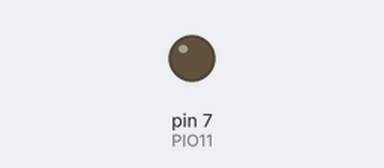
A sketch run on a simulated Arduino Uno, built with avr-gcc and run on an emulated ATmega328P. On the bench: output pins drawn as LEDs (lit = HIGH). The modem accepts every AT command (registered, SIM ready, sends succeed) and sends nothing else; pins used as bus, display or sensor lines are not drawn; what the sketch prints to the serial monitor is not drawn.

Above: at 0.1 s.
At 0.6 s:
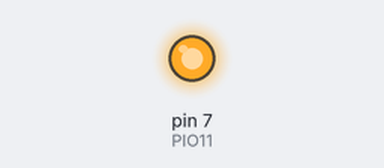
Timing chart, 0 to 23.7 s (numbered marks = the images above):
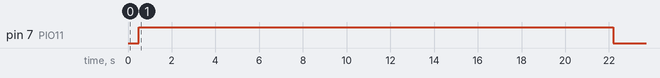

The sketch:

bluetoothOBD.ino
```cpp
/*AT
OK
AT+CMODE=0
OK
AT+ROLE=1
OK
AT+INIT
OK
AT+INQ
+INQ:4D65:4D:CA6612,5A0204,7FFF
OK
AT+BIND=4D65,4D,CA6612
OK
AT+PAIR=4D65,4D,CA6612,30
OK*/
/* AT+BAUD1-------1200
    AT+BAUD2-------2400
    AT+BAUD3-------4800
    AT+BAUD4-------9600 - Default for hc-06
    AT+BAUD5------19200
    AT+BAUD6------38400
    AT+BAUD7------57600 - Johnny-five speed
    AT+BAUD8-----115200
    AT+BAUD9-----230400
    AT+BAUDA-----460800
    AT+BAUDB-----921600
    AT+BAUDC----1382400 */
#include "Arduino.h"
#include <SoftwareSerial.h>
#include <avr/io.h>
#define Rx 5                //Arduino pin connected to Tx of HC-05
#define Tx 6               //Arduino pin connected to Rx of HC-05
#define Reset 9              //Arduino pin connected to Reset of HC-05 (reset with LOW)
#define PIO11 7             //Arduino pin connected to PI011 of HC-05 (enter AT Mode with HIGH)
// Swap RX/TX connections on bluetooth chip

#define Sendcommand 0
#define setMask 1
#define getresponse 2
#define show 3
#define extract1 4
 int state= 0;
boolean  bt_error_flag=false;
void sendATCommand(String command);
void enterATMode();
void resetBT();
void enterComMode();
void setupBlueToothConnection();
char* readResponse();
SoftwareSerial blueToothSerial(Rx, Tx); // RX, TX

void setupOBD2();
//#define mac "1014,05,220194"
#define mac "000D, 18, 3A6789" //"1014,05,220194" 0004,3E,315B53 "0D,18,3A6789" A4DB,30,F0DFCD

volatile char* R;

static char response[20];
int n=0;
char speed[3];
char odo[7];
char d3[3];
char d4[3];
char d5[3];
int flag=1;
int i=0;
volatile char hastighed=0;
unsigned int km;
void setup()
{

pinMode(Rx, INPUT);
   pinMode(Tx, OUTPUT);
   pinMode(PIO11, OUTPUT);
   pinMode(Reset, OUTPUT);

   digitalWrite(PIO11, LOW);    //Set HC-05 to Com mode
   digitalWrite(Reset, HIGH);   //HC-05 no Reset

 blueToothSerial.begin(38400);
  Serial.begin(115200);
while (!Serial) {
	; // wait for serial port to connect. Needed for Leonardo only
}
Serial.println("Starting config");

setupBlueToothConnection();
setupOBD2();
}

void waitForResponse() {
	delay(1009);
//while (!blueToothSerial.available());

	while (blueToothSerial.available()) {
	//	Serial.write(blueToothSerial.read());

	int c=blueToothSerial.read();
	}
	Serial.write("\n");


}

char* readResponse() {
	delay(1009);
	static char buffer[70];
	//while (!blueToothSerial.available());
	delay(100);
	while (blueToothSerial.available()) {
		buffer[i]=blueToothSerial.read();
		i++;

		delay(100);
		//int c=blueToothSerial.read();
	}

   for(int i=0; i<20; i++){

	Serial.write(buffer[i]);
   }


	delay(100);
	return buffer;
}
void loop()
{

switch(state) {
	case Sendcommand :
							blueToothSerial.write("atcra412\r");
							waitForResponse();
							blueToothSerial.write("atma\r");


							while (!(blueToothSerial.available()));
							state =getresponse;
							break;


	case getresponse:  		delay(100);//if(blueToothSerial.read()=='\r') {
							Serial.println(state);
		                         while (blueToothSerial.available()) {
			                       if(i<19){
			                         response[i]=blueToothSerial.read();
								//	 Serial.print(response[i]);
		                         i++;}
		                         if(i==19) {  state=show;

		                         Serial.println();
		                         //n=blueToothSerial.readBytesUntil('\r',response,sizeof(response));
		                         blueToothSerial.write("atb\r");
		                         waitForResponse();
		                         waitForResponse();
		                         waitForResponse();


		                         //int c=blueToothSerial.read();
		                         break;}
						}

	                        	//}


						break;

	case show:				i=0;
							//if(!(blueToothSerial.available())>0) {
							for(int k=0; k<19; k++) {
								Serial.print(response[k]);
								//response =*R++;
							}

							flag=1;
							Serial.println(state);
							//blueToothSerial.flush();
							state=extract1;break;


case extract1:
								for (int i=5; i<7; i++)
									{
									speed[i-5]=response[i];
								}

								Serial.println(speed);


								for (int i=7; i<13; i++)
								{
									odo[i-7]=response[i];
								}
								sscanf(speed,"%X",&hastighed);
								sscanf(odo,"%X",&km);
								Serial.println(hastighed,DEC);
								Serial.println(km,DEC);
								state=Sendcommand; break;

	 default : state=Sendcommand; break;
}

/*
sscanf (odo,"%X", &pid);         //convert the hex to an integer
sprintf(pid_retur,"%d",pid);   //check it was converted correctly
*/

}

void setupOBD2(){
blueToothSerial.write("atz\r");
waitForResponse();
blueToothSerial.write("atsp6\r");
waitForResponse();
blueToothSerial.write("ate0\r");
waitForResponse();
blueToothSerial.write("ath1\r");
waitForResponse();
blueToothSerial.write("atcaf0\r");
waitForResponse();
blueToothSerial.write("atS0\r");
waitForResponse();

}
void setupBlueToothConnection()
{

  bt_error_flag=false;                    //set blue tooth error flag to false

  enterATMode();                          //enter HC-05 AT mode
  delay(500);
  sendATCommand("STATE?");
  sendATCommand("RESET");                  //send to HC-05 RESET
  delay(1000);
  sendATCommand("ORGL");                   //send ORGL, reset to original properties
  sendATCommand("ROLE=1");                 //send ROLE=1, set role to master
  sendATCommand("PSWD=1234");
  sendATCommand("CMODE=0");                //send CMODE=0, set connection mode to specific address
 sendATCommand("ADCN");
 sendATCommand("INQM?");

  sendATCommand("INIT");                   //send INIT, cant connect without this cmd
  delay(1000);
  sendATCommand("INQ");
  sendATCommand("BIND=mac");    //send BIND=??, bind HC-05 to OBD bluetooth address
  sendATCommand("PAIR=000D,18,3A6789,1234"); //send PAIR, pair with OBD address +pinkode
  delay(1000);
 Serial.println("Pair");
  sendATCommand("STATE?");
  sendATCommand("LINK=000D,18,3A6789");    //send LINK, link with OBD address 1234,
 Serial.println("link");
 delay(2000);
  sendATCommand("STATE?");
  enterComMode();                          //enter HC-05 communication mode


  delay(500);
}
void resetBT()
{
 digitalWrite(Reset, LOW);
 delay(2000);
 digitalWrite(Reset, HIGH);
}

//----------------------------------------------------------//
//--------Enter HC-05 bluetooth module command mode---------//
//-------------set HC-05 mode pin to LOW--------------------//
void enterComMode()
{
 blueToothSerial.flush();
 delay(500);
 digitalWrite(PIO11, LOW);
 //resetBT();
 delay(500);
 blueToothSerial.begin(38400); //default communication baud rate of HC-05 is 38400
}

//----------------------------------------------------------//
//----------Enter HC-05 bluetooth moduel AT mode------------//
//-------------set HC-05 mode pin to HIGH--------------------//
void enterATMode()
{
 blueToothSerial.flush();
 delay(500);
 digitalWrite(PIO11, HIGH);
 //resetBT();
 delay(500);
 blueToothSerial.begin(38400);//HC-05 AT mode baud rate is 38400

}

//----------------------------------------------------------//

void sendATCommand(String command)
{

  char recvChar;
  char str[2];
  int i,retries;
  boolean OK_flag;

 // if (!(bt_error_flag)){                                  //if no bluetooth connection error
    retries=0;
    OK_flag=false;

   // while ((retries<BT_CMD_RETRIES) && (!(OK_flag))){     //while not OK and bluetooth cmd retries not reached

       blueToothSerial.print("AT");                       //sent AT cmd to HC-05
       if(command.length() > 1){
         blueToothSerial.print("+");
         blueToothSerial.print(command);
       }
       blueToothSerial.print("\r\n");
	   waitForResponse();
    /*
      while (blueToothSerial.available()<=0);              //wait while no data

      i=0;
      while (blueToothSerial.available()>0){               // while data is available
        recvChar = blueToothSerial.read();                 //read data from HC-05
          if (i<2){
            str[i]=recvChar;                               //put received char to str
            i=i+1;
          }
      }
      retries=retries+1;                                  //increase retries
      if ((str[0]=='O') && (str[1]=='K')) OK_flag=true;   //if response is OK then OK-flag set to true
      delay(1000);
    }

    if (retries>=BT_CMD_RETRIES) {                        //if bluetooth retries reached
      bt_error_flag=true;                                 //set bluetooth error flag to true
    }
  } */

}

/*


// Should respond with OK
blueToothSerial.print("AT\r\n");
waitForResponse();

  blueToothSerial.print("AT\r\n");
waitForResponse();
// Should respond with its version
blueToothSerial.print("AT+CMODE=1\r\n");
waitForResponse();

// Set pin to 0000
blueToothSerial.print("AT+ROLE=1\r\n");
waitForResponse();

// Set the name to ROBOT_NAME


//blueToothSerial.print("AT+INIT\r\n");
//waitForResponse();
// Set baudrate to 57600 AT+BAUD7"
//blueToothSerial.print("AT+INQ\r\n");
//waitForResponse();
//blueToothSerial.print("AT+BIND=mac\r\n");
//waitForResponse();
//blueToothSerial.print("AT+BIND?\r\n");
//waitForResponse();
blueToothSerial.print("AT+PAIR=mac,1234\r\n");
waitForResponse();
blueToothSerial.print("AT+FSAD=mac\r\n");
waitForResponse();
//blueToothSerial.print("AT+LINK=1234,mac\r\n"); //
//waitForResponse();
Serial.println("Done!");

// blueToothSerial.begin(BLUETOOTH_SPEED);
*/
```
